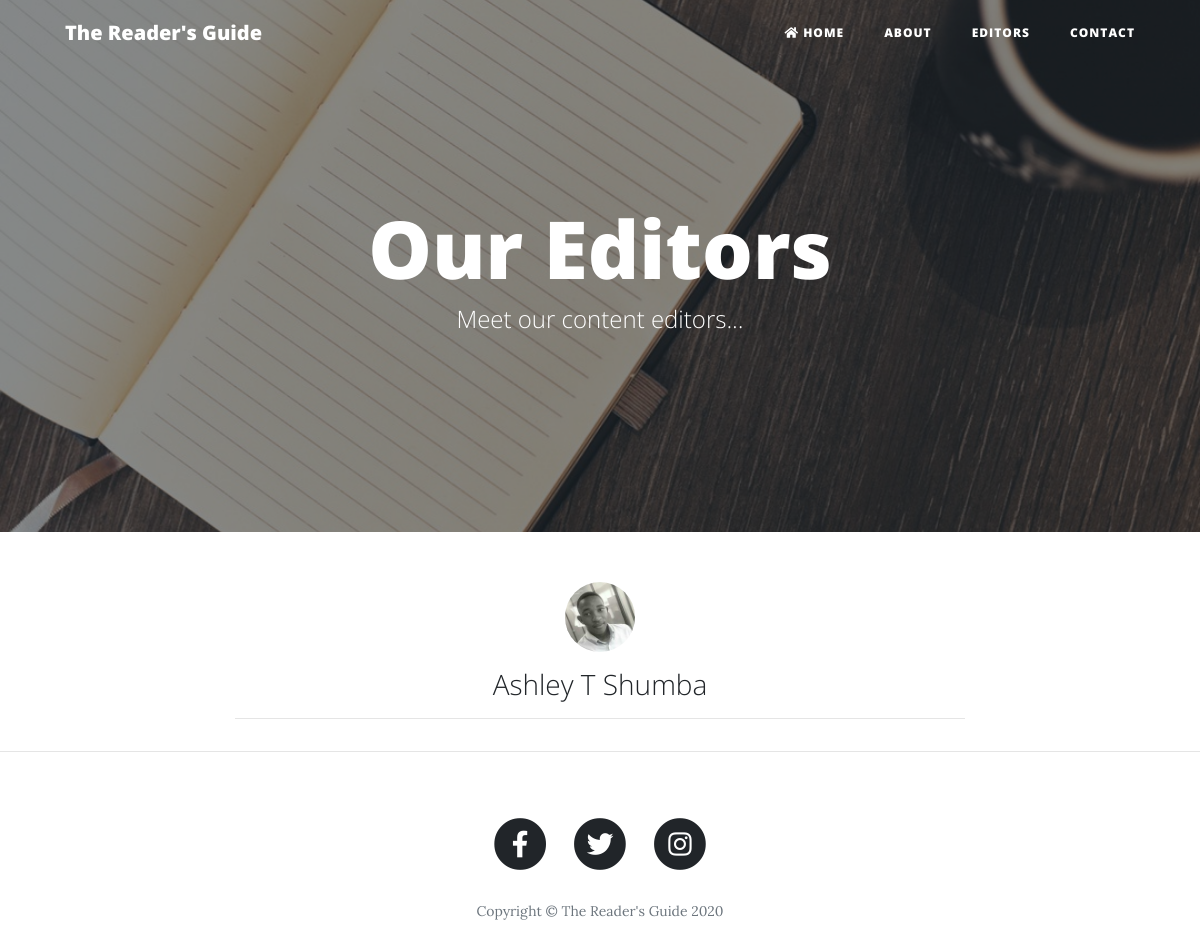
Screenshot of /editors/ with the database file from the repository.
### books/models.py (models this page shows, shortened)
class Editor(models.Model):
    user = models.OneToOneField(User, on_delete=models.CASCADE, related_name="editor")
    image = models.ImageField(upload_to='editor-images/', blank=True, null=True)
    bio = models.TextField(max_length=500, blank=True, null=True)
    facebook = models.URLField(max_length=64, blank=True, null=True)
    instagram = models.URLField(max_length=64, blank=True, null=True)
    twitter = models.URLField(max_length=64, blank=True, null=True)
    phone = models.CharField(max_length=64, blank=True, null=True)
    email = models.EmailField(max_length=64, blank=True, null=True)
    web = models.CharField(max_length=64, blank=True, null=True)
    link = models.URLField(max_length=64, blank=True, null=True)
    slug = models.SlugField(max_length=150, null = True, blank = True)

### books/views.py (the view)
# urls.py: path('editors/', EditorList.as_view(), name='editors'),
class EditorList(View):
    def get(self, request):
        editors = Editor.objects.all
        context = {
            'editors': editors,
        }
        return render(request, "editors.html", context)

### books/templates/editors.html
{% extends "index.html" %}
{% block style %}
style="background-image: url('../static/img/course05.jpg')"
{% endblock %}
{% block heading %}
<div class="site-heading">
    <h1>Our Editors</h1>
    <span class="subheading">Meet our content editors...</span>
  </div>
{% endblock %}
{% block content %}
    {% for editor in editors %}
    <div class="post-preview text-center">
      <a href="{% url 'editor-detail' editor.slug %}"><img src="{{ editor.image.url }}" alt="" class="img-fluid mb-3" style="width: 70px; height: 70px; border-radius: 100%;"></a>
        <a href="{% url 'editor-detail' editor.slug %}">
          <h3 class="post-subtitle">
            {{editor.user.get_full_name}}
          </h3>
        </a>
      </div>
      <hr>
    {% endfor %}
{% endblock %}

### rows the page displays
Editor: image (picture), user.get_full_name "Ashley T Shumba"
